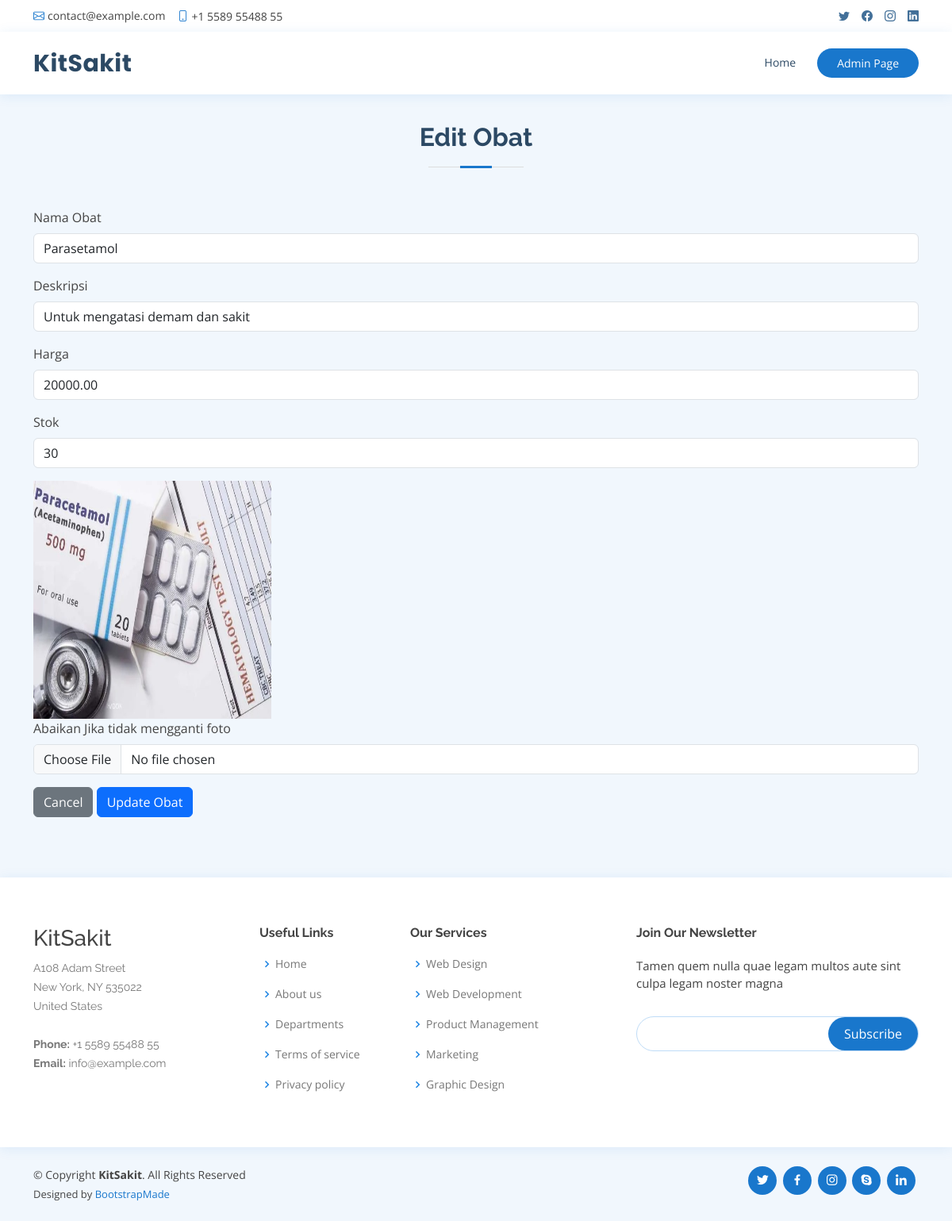
The page /editObat.php?id_obat=1 on the database its author committed.
### tables this page shows
CREATE TABLE `obat`  (
  `id_obat` int NOT NULL AUTO_INCREMENT,
  `nama_obat` varchar(225) NOT NULL,
  `deskripsi` varchar(225) NOT NULL,
  `harga` decimal(10, 2) NULL DEFAULT NULL,
  `stok` int NOT NULL,
  `foto_obat` varchar(255) NOT NULL,
  PRIMARY KEY (`id_obat`) USING BTREE
);

### function.php (called while the page is built, shortened)
<?php
    include('config.php');
    function readQuery($table, $id, $find){
        global $conn;
        $query = "SELECT * FROM ".$table." WHERE ".$id."=".$find;
        $result = mysqli_query($conn, $query);
        $result = mysqli_fetch_assoc($result);
        return $result;
    };
?>

### editObat.php (the view, shortened to what this page needs)
<?php
    include('function.php');
    if(isset($_GET['id_obat'])){
      $idObat = $_GET['id_obat'];
      $data = readQuery('obat', 'id_obat', $idObat);
    } else {
      echo "
      <script>
        alert('Masukkan data id.');
        window.location='admin.php';
      </script>";
    }
?>
<!DOCTYPE html>
<html lang="en">
<head>
  <link href="assets/vendor/fontawesome-free/css/all.min.css" rel="stylesheet">
  <link href="assets/vendor/animate.css/animate.min.css" rel="stylesheet">
  <link href="assets/vendor/bootstrap/css/bootstrap.min.css" rel="stylesheet">
  <link href="assets/vendor/bootstrap-icons/bootstrap-icons.css" rel="stylesheet">
  <link href="assets/vendor/boxicons/css/boxicons.min.css" rel="stylesheet">
  <link href="assets/vendor/glightbox/css/glightbox.min.css" rel="stylesheet">
  <link href="assets/vendor/remixicon/remixicon.css" rel="stylesheet">
  <link href="assets/vendor/swiper/swiper-bundle.min.css" rel="stylesheet">
  <link href="assets/css/style.css" rel="stylesheet">
</head>
<body>
  <div id="topbar" class="d-flex align-items-center fixed-top">
    <div class="container d-flex justify-content-between">
      <div class="contact-info d-flex align-items-center">
        <i class="bi bi-envelope"></i> <a href="mailto:contact@example.com">contact@example.com</a>
        <i class="bi bi-phone"></i> +1 5589 55488 55
      </div>
      <div class="d-none d-lg-flex social-links align-items-center">
        <a href="#" class="twitter"><i class="bi bi-twitter"></i></a>
        <a href="#" class="facebook"><i class="bi bi-facebook"></i></a>
        <a href="#" class="instagram"><i class="bi bi-instagram"></i></a>
        <a href="#" class="linkedin"><i class="bi bi-linkedin"></i></i></a>
      </div>
    </div>
  </div>
  <header id="header" class="fixed-top">
    <div class="container d-flex align-items-center">
      <h1 class="logo me-auto"><a href="index.php">KitSakit</a></h1>
      <nav id="navbar" class="navbar order-last order-lg-0">
        <ul>
          <li><a class="nav-link scrollto" href="index.php">Home</a></li>
        </ul>
      </nav>
      <a href="admin.php" class="appointment-btn scrollto">Admin <span class="d-none d-md-inline">Page</span></a>
    </div>
  </header>
  <main id="main" style="padding-top: 70px;">
    <section id="appointment" class="appointment section-bg">
      <div class="container">
        <div class="section-title">
          <h2>Edit Obat</h2>
        </div>
        <form action="#" method="post" role="form" id="form-add" enctype="multipart/form-data">
            <div class="mb-3">
                <label for="nama_obat" class="form-label">Nama Obat</label>
                <input type="text" class="form-control" id="nama_obat" name="nama_obat" value="<?= $data['nama_obat'] ?>" required>
            </div>
            <div class="mb-3">
                <label for="deskripsi" class="form-label">Deskripsi</label>
                <input type="text" class="form-control" id="deskripsi" name="deskripsi" value="<?= $data['deskripsi'] ?>" required>
            </div>
            <div class="mb-3">
                <label for="harga" class="form-label">Harga</label>
                <input type="text" class="form-control" id="harga" name="harga" value="<?= $data['harga'] ?>" required>
            </div>
            <div class="mb-3">
                <label for="stok" class="form-label">Stok</label>
                <input type="text" class="form-control" id="stok" name="stok" value="<?= $data['stok'] ?>" required>
            </div>
            <div class="mb-3">
                <img src="assets/img/obat/<?=$data['foto_obat'] ?>" alt="" width="300" height="300">
                <br>
                <label for="foto_obat" class="form-label">Abaikan Jika tidak mengganti foto</label>
                <input class="form-control" type="file" id="foto_obat" name="foto_obat">
            </div>
            <a href="admin.php"><button type="button" class="btn btn-secondary" data-bs-dismiss="modal">Cancel</button></a>
            <button type="submit" class="btn btn-primary text-white" name="btn-edit-obat" id="btn-edit-obat" form="form-add">Update Obat</button>
        </form>
      </div>
    </section>
  </main>
  <footer id="footer">
    <div class="footer-top">
      <div class="container">
        <div class="row">
          <div class="col-lg-3 col-md-6 footer-contact">
            <h3>KitSakit</h3>
            <p>
              A108 Adam Street <br>
              New York, NY 535022<br>
              United States <br><br>
              <strong>Phone:</strong> +1 5589 55488 55<br>
              <strong>Email:</strong> info@example.com<br>
            </p>
          </div>
          <div class="col-lg-2 col-md-6 footer-links">
            <h4>Useful Links</h4>
            <ul>
              <li><i class="bx bx-chevron-right"></i> <a href="#">Home</a></li>
              <li><i class="bx bx-chevron-right"></i> <a href="#">About us</a></li>
              <li><i class="bx bx-chevron-right"></i> <a href="#">Departments</a></li>
              <li><i class="bx bx-chevron-right"></i> <a href="#">Terms of service</a></li>
              <li><i class="bx bx-chevron-right"></i> <a href="#">Privacy policy</a></li>
            </ul>
          </div>
          <div class="col-lg-3 col-md-6 footer-links">
            <h4>Our Services</h4>
            <ul>
              <li><i class="bx bx-chevron-right"></i> <a href="#">Web Design</a></li>
              <li><i class="bx bx-chevron-right"></i> <a href="#">Web Development</a></li>
              <li><i class="bx bx-chevron-right"></i> <a href="#">Product Management</a></li>
              <li><i class="bx bx-chevron-right"></i> <a href="#">Marketing</a></li>
              <li><i class="bx bx-chevron-right"></i> <a href="#">Graphic Design</a></li>
            </ul>
          </div>
          <div class="col-lg-4 col-md-6 footer-newsletter">
            <h4>Join Our Newsletter</h4>
            <p>Tamen quem nulla quae legam multos aute sint culpa legam noster magna</p>
            <form action="" method="post">
              <input type="email" name="email"><input type="submit" value="Subscribe">
            </form>
          </div>
        </div>
      </div>
    </div>
    <div class="container d-md-flex py-4">
      <div class="me-md-auto text-center text-md-start">
        <div class="copyright">
          &copy; Copyright <strong><span>KitSakit</span></strong>. All Rights Reserved
        </div>
        <div class="credits">
          Designed by <a href="https://bootstrapmade.com/">BootstrapMade</a>
        </div>
      </div>
      <div class="social-links text-center text-md-right pt-3 pt-md-0">
        <a href="#" class="twitter"><i class="bx bxl-twitter"></i></a>
        <a href="#" class="facebook"><i class="bx bxl-facebook"></i></a>
        <a href="#" class="instagram"><i class="bx bxl-instagram"></i></a>
        <a href="#" class="google-plus"><i class="bx bxl-skype"></i></a>
        <a href="#" class="linkedin"><i class="bx bxl-linkedin"></i></a>
      </div>
    </div>
  </footer>
</body>
</html>

### assets/css/style.css (style rules this page uses)
body { font-family: "Open Sans", sans-serif; color: #444444; }
a { color: #1977cc; text-decoration: none; }
h1, h2, h3, h4, h5, h6 { font-family: "Raleway", sans-serif; }
#topbar { background: #fff; height: 40px; font-size: 14px; transition: all 0.5s; z-index: 996; }
#topbar .contact-info a { line-height: 1; color: #444444; transition: 0.3s; }
#topbar .contact-info i { color: #1977cc; padding-right: 4px; margin-left: 15px; line-height: 0; }
#topbar .contact-info i:first-child { margin-left: 0; }
#topbar .social-links a { color: #437099; padding-left: 15px; display: inline-block; line-height: 1px; transition: 0.3s; }
#topbar .social-links a:first-child { border-left: 0; }
#header { background: #fff; transition: all 0.5s; z-index: 997; padding: 15px 0; top: 40px; box-shadow: 0px 2px 15px rgba(25, 119, 204, 0.1); }
#header .logo { font-size: 30px; margin: 0; padding: 0; line-height: 1; font-weight: 700; letter-spacing: 0.5px; font-family: "Poppins", sans-serif; }
#header .logo a { color: #2c4964; }
.appointment-btn { margin-left: 25px; background: #1977cc; color: #fff; border-radius: 50px; padding: 8px 25px; white-space: nowrap; transition: 0.3s; font-size: 14px; display: inline-block; }
.navbar { padding: 0; }
.navbar ul { margin: 0; padding: 0; display: flex; list-style: none; align-items: center; }
.navbar li { position: relative; }
.navbar>ul>li { position: relative; white-space: nowrap; padding: 8px 0 8px 20px; }
.navbar a, .navbar a:focus { display: flex; align-items: center; justify-content: space-between; font-size: 14px; color: #2c4964; white-space: nowrap; transition: 0.3s; border-bottom: 2px solid #fff; padding: 5px 2px; }
section { padding: 60px 0; overflow: hidden; }
.section-bg { background-color: #f1f7fd; }
.section-title { text-align: center; padding-bottom: 30px; }
.section-title h2 { font-size: 32px; font-weight: bold; margin-bottom: 20px; padding-bottom: 20px; position: relative; color: #2c4964; }
.section-title h2::before { content: ""; position: absolute; display: block; width: 120px; height: 1px; background: #ddd; bottom: 1px; left: calc(50% - 60px); }
.section-title h2::after { content: ""; position: absolute; display: block; width: 40px; height: 3px; background: #1977cc; bottom: 0; left: calc(50% - 20px); }
#footer { color: #444444; font-size: 14px; background: #f1f7fd; }
#footer .footer-top { padding: 60px 0 30px 0; background: #fff; box-shadow: 0px 2px 15px rgba(25, 119, 204, 0.1); }
#footer .footer-top .footer-contact { margin-bottom: 30px; }
#footer .footer-top .footer-contact p { font-size: 14px; line-height: 24px; margin-bottom: 0; font-family: "Raleway", sans-serif; color: #777777; }
#footer .footer-top h4 { font-size: 16px; font-weight: bold; color: #444444; position: relative; padding-bottom: 12px; }
#footer .footer-top .footer-links { margin-bottom: 30px; }
#footer .footer-top .footer-links ul { list-style: none; padding: 0; margin: 0; }
#footer .footer-top .footer-links ul i { padding-right: 2px; color: #1c84e3; font-size: 18px; line-height: 1; }
#footer .footer-top .footer-links ul li { padding: 10px 0; display: flex; align-items: center; }
#footer .footer-top .footer-links ul li:first-child { padding-top: 0; }
#footer .footer-top .footer-links ul a { color: #777777; transition: 0.3s; display: inline-block; line-height: 1; }
#footer .footer-newsletter { font-size: 15px; }
#footer .footer-newsletter h4 { font-size: 16px; font-weight: bold; color: #444444; position: relative; padding-bottom: 12px; }
#footer .footer-newsletter form { margin-top: 30px; background: #fff; padding: 6px 10px; position: relative; border-radius: 50px; text-align: left; border: 1px solid #bfdcf7; }
#footer .footer-newsletter form input[type=email] { border: 0; padding: 4px 8px; width: calc(100% - 100px); }
#footer .footer-newsletter form input[type=submit] { position: absolute; top: 0; right: 0; bottom: 0; border: 0; background: none; font-size: 16px; padding: 0 20px; background: #1977cc; color: #fff; transition: 0.3s; border-radius: 50px; }
#footer .credits { padding-top: 5px; font-size: 13px; color: #444444; }
#footer .social-links a { font-size: 18px; display: inline-block; background: #1977cc; color: #fff; line-height: 1; padding: 8px 0; margin-right: 4px; border-radius: 50%; text-align: center; width: 36px; height: 36px; transition: 0.3s; }

### rows shown on the page
obat: nama_obat "Parasetamol", deskripsi "Untuk mengatasi demam dan sakit", harga "20000.00", stok "30", foto_obat (picture)
